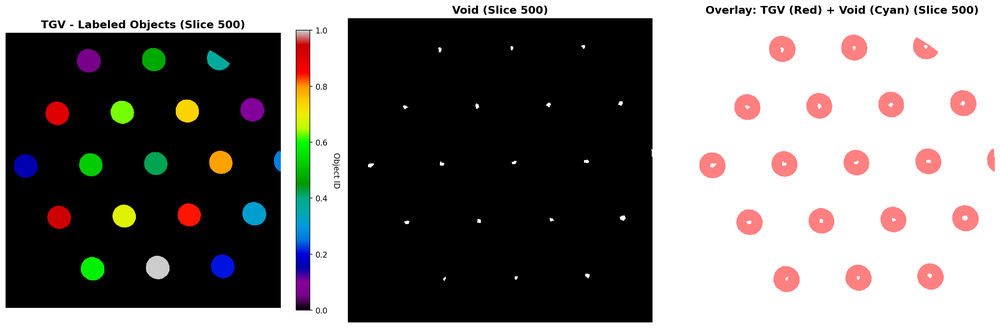
#> input picture unnecessary/debug_artifacts/visualization_slice_500.png, 1000 x 328 px, shrunk from 2685 x 881 before the run
$ python -i autoprompt_sam.py   (imports and definitions only)
#> lines starting #> are read from the running program, lines starting #| are printed output that depends on the picture; after the words box and inside, x2 and y2 are one past the last pixel; in counts of white or black regions, pixels touching at a corner belong together
"""
AutoPrompt-SAM: Intensity-Guided Automatic Prompt Generation for SAM
=====================================================================

A novel domain-adapted segmentation pipeline for semiconductor X-ray CT.

Key Innovation:
    Instead of text-based detectors (Grounding DINO) that fail on specialized
    industrial images, this pipeline uses classical computer vision to
    AUTO-GENERATE spatial prompts (bounding boxes + point prompts) for SAM.

Pipeline Architecture:
    Stage 1: Preprocessing (CLAHE + FOV mask)
    Stage 2: Coarse Detection via intensity analysis (Classical CV)
    Stage 3: SAM Refinement with auto-generated prompts
    Stage 4: Hierarchical sub-structure detection (Voids within TGVs)

Advantages over DINO+SAM:
    - No domain gap (uses intensity, not language)
    - Fully automatic (no manual text prompts)
    - Hierarchical (detects defects WITHIN structures)
    - 10x faster (classical CV is near-instant)
    - No 1GB+ model download for DINO

Author: AutoPrompt-SAM Pipeline
"""

import traceback

import numpy as np
from PyQt5.QtCore import QThread, pyqtSignal
from scipy import ndimage
from skimage import filters, measure, morphology

try:
    import cv2
    HAS_CV2 = True
except ImportError:
    HAS_CV2 = False


# ─────────────────────────────────────────────────────────────
# Stage 1: Preprocessing
# ─────────────────────────────────────────────────────────────

def detect_fov_mask(image_gray, border_fraction=0.0):
    """
    Detect the circular Field-of-View boundary in CT slices.
    Masks out the black background outside the sample.

    Returns
    -------
    fov_mask : np.ndarray (H, W) bool — True inside the FOV
    """
    h, w = image_gray.shape
    # Threshold: anything significantly above zero is inside FOV
    thresh = max(1, np.percentile(image_gray[image_gray > 0], 1)) if np.any(image_gray > 0) else 1
    binary = image_gray > thresh

    # Clean up with morphological closing
    struct = morphology.disk(max(3, min(h, w) // 100))
    binary = ndimage.binary_closing(binary, structure=struct, iterations=2)
    binary = ndimage.binary_fill_holes(binary)

    # Keep only the largest connected component (the FOV)
    labels, n = ndimage.label(binary)
    if n == 0:
        return np.ones((h, w), dtype=bool)
    sizes = ndimage.sum(binary, labels, range(1, n + 1))
    biggest = int(np.argmax(sizes)) + 1
    fov_mask = labels == biggest

    # Optional: erode border slightly to avoid edge artifacts
    if border_fraction > 0:
        border_px = max(1, int(min(h, w) * border_fraction))
        fov_mask = ndimage.binary_erosion(fov_mask, iterations=border_px)

    return fov_mask


def preprocess_slice(image_gray, clip_limit=3.0, blur_sigma=1.0):
    """
    Enhance contrast with CLAHE and apply gentle Gaussian blur.

    Returns
    -------
    enhanced : np.ndarray (H, W) uint8
    """
    # Normalize to uint8 if needed
    if image_gray.dtype != np.uint8:
        mn, mx = image_gray.min(), image_gray.max()
        if mx > mn:
            img8 = ((image_gray - mn) / (mx - mn) * 255).astype(np.uint8)
        else:
            img8 = np.zeros_like(image_gray, dtype=np.uint8)
    else:
        img8 = image_gray.copy()

    # CLAHE for local contrast enhancement
    if HAS_CV2:
        clahe = cv2.createCLAHE(clipLimit=clip_limit, tileGridSize=(8, 8))
        img8 = clahe.apply(img8)

    # Gentle Gaussian blur to suppress noise
    if blur_sigma > 0:
        img8 = ndimage.gaussian_filter(img8.astype(np.float32), sigma=blur_sigma)
        img8 = np.clip(img8, 0, 255).astype(np.uint8)

    return img8


# ─────────────────────────────────────────────────────────────
# Stage 2: Coarse Detection (Classical CV)
# ─────────────────────────────────────────────────────────────

def detect_bright_structures(image_gray, fov_mask=None,
                             percentile=80, min_area=200,
                             max_area_fraction=0.25,
                             min_circularity=0.15,
                             morph_radius=1):
    """
    Detect bright structures (TGVs) using intensity thresholding.

    Parameters
    ----------
    image_gray : uint8 grayscale
    fov_mask : bool mask (True = inside FOV)
    percentile : float — top N% brightest pixels are candidates
    min_area : int — minimum region area in pixels
    max_area_fraction : float — max fraction of FOV area
    min_circularity : float — 0=any shape, 1=perfect circle
    morph_radius : int — morphological cleanup kernel radius

    Returns
    -------
    candidates : list of dict with keys:
        'label', 'centroid', 'bbox', 'area', 'circularity', 'mask'
    binary_mask : np.ndarray (H, W) bool — combined bright mask
    labels_map : np.ndarray (H, W) int — labeled regions
    """
    if fov_mask is None:
        fov_mask = np.ones(image_gray.shape, dtype=bool)

    # Compute threshold within FOV only
    fov_pixels = image_gray[fov_mask]
    if len(fov_pixels) == 0:
        return [], np.zeros(image_gray.shape, dtype=bool), np.zeros(image_gray.shape, dtype=np.int32)

    # Try multi-Otsu first for better class separation
    try:
        thresholds = filters.threshold_multiotsu(fov_pixels, classes=3)
        bright_thresh = thresholds[-1]  # Highest threshold = brightest class
    except Exception:
        bright_thresh = np.percentile(fov_pixels, percentile)

    # Also compute percentile-based threshold as backup
    pct_thresh = np.percentile(fov_pixels, percentile)
    # Use the lower of the two (more permissive) to catch more candidates
    thresh = min(bright_thresh, pct_thresh)

    print(f"[AutoPrompt] Bright threshold: {thresh:.1f} "
          f"(multi-otsu={bright_thresh:.1f}, pct{percentile}={pct_thresh:.1f})")

    # Binary thresholding
    binary = (image_gray > thresh) & fov_mask

    # Morphological cleanup: open (remove noise) then close (fill gaps)
    selem = morphology.disk(morph_radius)
    binary = morphology.binary_opening(binary, selem)
    binary = morphology.binary_closing(binary, selem)
    binary = ndimage.binary_fill_holes(binary)

    # Connected component analysis
    labels_map = measure.label(binary, connectivity=2)
    props = measure.regionprops(labels_map, intensity_image=image_gray)

    fov_area = np.sum(fov_mask)
    candidates = []

    for prop in props:
        # Area filter
        if prop.area < min_area:
            continue
        if prop.area > max_area_fraction * fov_area:
            continue

        # Circularity filter: 4*pi*area / perimeter^2
        if prop.perimeter > 0:
            circularity = 4 * np.pi * prop.area / (prop.perimeter ** 2)
        else:
            circularity = 0

        if circularity < min_circularity:
            continue

        # Extract bbox (y_min, x_min, y_max, x_max) from regionprops
        y_min, x_min, y_max, x_max = prop.bbox
        cy, cx = prop.centroid

        candidates.append({
            'label': prop.label,
            'centroid': (int(round(cx)), int(round(cy))),  # (x, y)
            'bbox': (int(x_min), int(y_min), int(x_max), int(y_max)),  # xyxy
            'area': prop.area,
            'circularity': circularity,
            'mean_intensity': prop.mean_intensity,
            'mask': labels_map == prop.label,
        })

    print(f"[AutoPrompt] Found {len(candidates)} bright structure candidates")
    for i, c in enumerate(candidates):
        print(f"  [{i}] center=({c['centroid'][0]},{c['centroid'][1]}) "
              f"area={c['area']} circ={c['circularity']:.2f} "
              f"intensity={c['mean_intensity']:.1f}")

    return candidates, binary, labels_map


def detect_dark_substructures(image_gray, parent_candidates,
                               dark_factor=0.6,
                               min_area=5, max_area_fraction=0.3,
                               morph_radius=0):
    """
    Detect dark defects (Voids) WITHIN each parent structure (TGV).

    For each TGV, analyses the local intensity distribution and finds
    regions significantly darker than the TGV mean.

    Parameters
    ----------
    image_gray : uint8 grayscale
    parent_candidates : list of dict from detect_bright_structures()
    dark_factor : float — pixels below mean*dark_factor are "dark"
    min_area : int — minimum void area in pixels
    max_area_fraction : float — max fraction of parent area

    Returns
    -------
    void_candidates : list of dict with keys:
        'centroid', 'bbox', 'area', 'parent_idx', 'mask'
    """
    void_candidates = []

    for idx, parent in enumerate(parent_candidates):
        parent_mask = parent['mask']
        parent_area = parent['area']

        # Get intensity within this TGV only
        local_intensities = image_gray[parent_mask]
        if len(local_intensities) == 0:
            continue

        local_mean = np.mean(local_intensities)
        local_std = np.std(local_intensities)

        # Dark threshold: significantly below local mean
        # Use both factor-based and statistical approaches
        dark_thresh_factor = local_mean * dark_factor
        dark_thresh_stats = local_mean - 1.5 * local_std
        dark_thresh = max(dark_thresh_factor, dark_thresh_stats)

        # Erode parent mask to avoid classifying the dim outer edge of the bump as a void
        core_mask = morphology.binary_erosion(parent_mask, morphology.disk(2))

        # Find dark pixels within the core of this parent
        dark_binary = (image_gray < dark_thresh) & core_mask

        if not np.any(dark_binary):
            continue

        # Morphological cleanup
        if morph_radius > 0:
            selem = morphology.disk(morph_radius)
            dark_binary = morphology.binary_opening(dark_binary, selem)

        # Label dark regions
        dark_labels = measure.label(dark_binary, connectivity=2)
        dark_props = measure.regionprops(dark_labels, intensity_image=image_gray)

        for prop in dark_props:
            if prop.area < min_area:
                continue
            if prop.area > max_area_fraction * parent_area:
                continue

            y_min, x_min, y_max, x_max = prop.bbox
            cy, cx = prop.centroid

            void_candidates.append({
                'centroid': (int(round(cx)), int(round(cy))),
                'bbox': (int(x_min), int(y_min), int(x_max), int(y_max)),
                'area': prop.area,
                'parent_idx': idx,
                'mean_intensity': prop.mean_intensity,
                'mask': dark_labels == prop.label,
            })

    print(f"[AutoPrompt] Found {len(void_candidates)} void candidates "
          f"across {len(parent_candidates)} TGVs")
    for i, v in enumerate(void_candidates):
        print(f"  [{i}] center=({v['centroid'][0]},{v['centroid'][1]}) "
              f"area={v['area']} parent={v['parent_idx']} "
              f"intensity={v['mean_intensity']:.1f}")

    return void_candidates


# ─────────────────────────────────────────────────────────────
# Stage 3: SAM Refinement
# ─────────────────────────────────────────────────────────────

# [50 lines left out: function refine_with_sam, not called in this run]


# ─────────────────────────────────────────────────────────────
# Full Pipeline
# ─────────────────────────────────────────────────────────────

def run_autoprompt_pipeline(image_gray, sam_predictor=None,
                            tgv_class_id=1, void_class_id=2,
                            bright_percentile=80,
                            min_tgv_area=200, min_tgv_circularity=0.15,
                            dark_factor=0.6,
                            min_void_area=5,
                            use_sam=True, use_clahe=True,
                            detect_voids=True):
    """
    Full AutoPrompt-SAM pipeline.

    Parameters
    ----------
    image_gray : np.ndarray (H, W) — grayscale input
    sam_predictor : SamPredictor or None
    tgv_class_id : int — class ID for TGV regions
    void_class_id : int — class ID for Void regions
    bright_percentile : float — percentile for bright structure detection
    min_tgv_area : int — minimum TGV area in pixels
    dark_factor : float — darkness threshold relative to local mean
    min_void_area : int — minimum void area
    use_sam : bool — refine with SAM (requires sam_predictor)
    use_clahe : bool — apply CLAHE preprocessing
    detect_voids : bool — also detect voids within TGVs

    Returns
    -------
    combined_mask : np.ndarray (H, W) uint8 — class labels
    info : dict — detection statistics
    """
    h, w = image_gray.shape
    combined_mask = np.zeros((h, w), dtype=np.uint8)

    # ── Stage 1: Preprocessing ──
    print("[AutoPrompt] Stage 1: Preprocessing...")
    if use_clahe:
        enhanced = preprocess_slice(image_gray)
    else:
        enhanced = image_gray.copy()
        if enhanced.dtype != np.uint8:
            mn, mx = enhanced.min(), enhanced.max()
            enhanced = ((enhanced - mn) / (mx - mn + 1e-5) * 255).astype(np.uint8)

    fov_mask = detect_fov_mask(enhanced)
    print(f"[AutoPrompt] FOV mask: {np.sum(fov_mask)}/{h*w} pixels "
          f"({100*np.sum(fov_mask)/(h*w):.1f}%)")

    # ── Stage 2: Detect bright structures (TGVs) ──
    print("[AutoPrompt] Stage 2: Detecting bright structures (TGVs)...")
    tgv_candidates, bright_binary, labels_map = detect_bright_structures(
        enhanced, fov_mask,
        percentile=bright_percentile,
        min_area=min_tgv_area,
        min_circularity=min_tgv_circularity,
    )

    if not tgv_candidates:
        print("[AutoPrompt] No TGV candidates found. Returning empty mask.")
        return combined_mask, {'n_tgv': 0, 'n_void': 0}

    # ── Stage 3: SAM refinement for TGVs ──
    if use_sam and sam_predictor is not None:
        print("[AutoPrompt] Stage 3: Refining TGVs with SAM...")
        # Prepare RGB image for SAM
        img_rgb = np.stack([enhanced] * 3, axis=-1)
        sam_predictor.set_image(img_rgb)

        tgv_masks, tgv_ious = refine_with_sam(
            img_rgb, tgv_candidates, sam_predictor,
            use_point_prompt=True, expand_box_px=15
        )

        # Apply SAM-refined masks
        for i, mask in enumerate(tgv_masks):
            combined_mask[mask & fov_mask] = tgv_class_id
            # Update candidate mask for void detection
            tgv_candidates[i]['mask'] = mask & fov_mask

        print(f"[AutoPrompt] SAM TGV IoU scores: "
              f"{[round(s, 3) for s in tgv_ious]}")
    else:
        print("[AutoPrompt] Stage 3: Using classical masks (no SAM)")
        for cand in tgv_candidates:
            combined_mask[cand['mask']] = tgv_class_id
        tgv_ious = []

    # ── Stage 4: Hierarchical void detection ──
    n_voids = 0
    void_ious = []
    if detect_voids:
        print("[AutoPrompt] Stage 4: Detecting voids within TGVs...")
        void_candidates = detect_dark_substructures(
            enhanced, tgv_candidates,
            dark_factor=dark_factor,
            min_area=min_void_area,
        )

        if void_candidates and use_sam and sam_predictor is not None:
            print("[AutoPrompt] Refining voids with SAM...")
            void_masks, void_ious = refine_with_sam(
                img_rgb, void_candidates, sam_predictor,
                use_point_prompt=True, expand_box_px=5
            )
            for mask in void_masks:
                combined_mask[mask & fov_mask] = void_class_id
            print(f"[AutoPrompt] SAM Void IoU scores: "
                  f"{[round(s, 3) for s in void_ious]}")
        elif void_candidates:
            for cand in void_candidates:
                combined_mask[cand['mask']] = void_class_id

        n_voids = len(void_candidates)

    info = {
        'n_tgv': len(tgv_candidates),
        'n_void': n_voids,
        'tgv_ious': tgv_ious,
        'void_ious': void_ious,
        'tgv_areas': [c['area'] for c in tgv_candidates],
        'pipeline': 'AutoPrompt-SAM',
    }

    print(f"[AutoPrompt] Done! TGVs={info['n_tgv']}, Voids={info['n_void']}")
    return combined_mask, info


# ─────────────────────────────────────────────────────────────
# QThread Worker
# ─────────────────────────────────────────────────────────────

# [69 lines that did not run here, left out]

>>> import cv2
>>> picture = cv2.imread('../../unnecessary/debug_artifacts/visualization_slice_500.png', cv2.IMREAD_GRAYSCALE)
>>> result = run_autoprompt_pipeline(picture)
#> in preprocess_slice, `img8 = ndimage.gaussian_filter(img8.astype(np.float32), sigma=blur_sig..`:
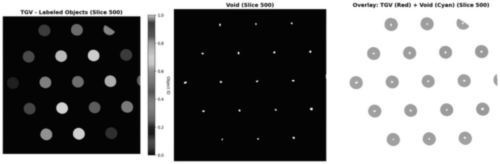
#> img8: shape (328, 1000) float32 (shown at 1/2 size); min 4, max 255, mean 122.6
#> in detect_fov_mask, `thresh = max(1, np.percentile(image_gray[image_gray > 0], 1)) if np.an..`: thresh = 4
#> in detect_fov_mask, `binary = image_gray > thresh`:
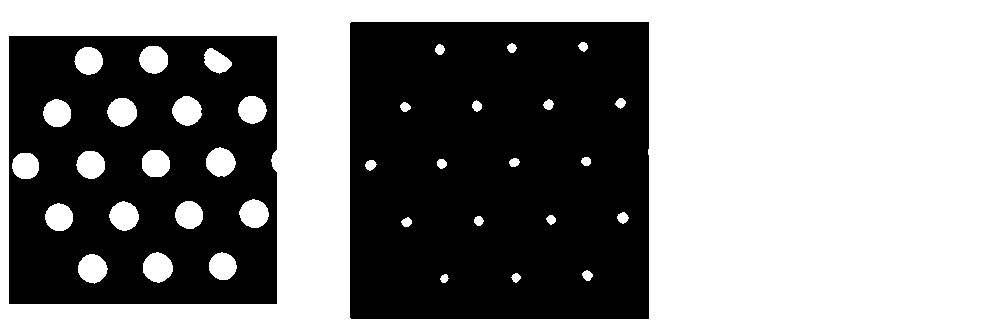
#> binary: shape (328, 1000) bool; 54.9% white; 2 black regions, box (x1, y1, x2, y2) and area: (350, 22, 649, 319) 87396, (9, 36, 277, 304) 60412
#> in detect_fov_mask, `binary = ndimage.binary_fill_holes(binary)`:
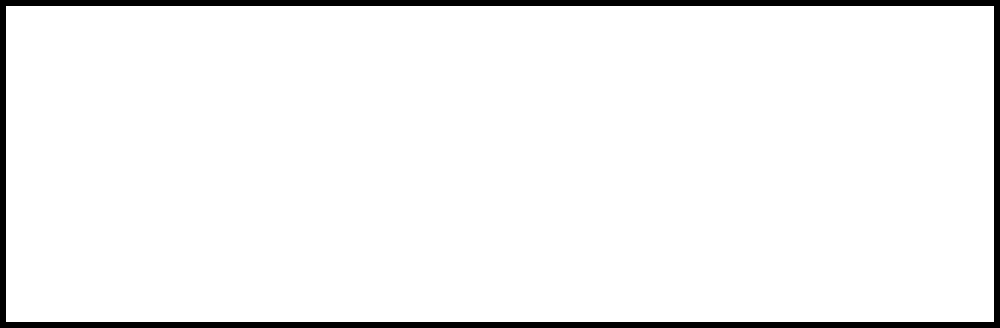
#> binary: shape (328, 1000) bool; 95.2% white; 1 black region, box (x1, y1, x2, y2) and area: (0, 0, 1000, 328) 15792
#> in detect_fov_mask, `labels, n = ndimage.label(binary)`: n = 1
#> in detect_fov_mask, `sizes = ndimage.sum(binary, labels, range(1, n + 1))`: sizes = [312208]
#> in detect_fov_mask, `biggest = int(np.argmax(sizes)) + 1`: biggest = 1
#| [AutoPrompt] FOV mask: 312208/328000 pixels (95.2%)
#> in detect_bright_structures, `thresholds = filters.threshold_multiotsu(fov_pixels, classes=3)`: thresholds = [77, 200]
#> in detect_bright_structures, `bright_thresh = thresholds[-1]`: bright_thresh = 200
#> in detect_bright_structures, `pct_thresh = np.percentile(fov_pixels, percentile)`: pct_thresh = 255
#> in detect_bright_structures, `thresh = min(bright_thresh, pct_thresh)`: thresh = 200
#| [AutoPrompt] Bright threshold: 200.0 (multi-otsu=200.0, pct80=255.0)
#> in detect_bright_structures, `labels_map = measure.label(binary, connectivity=2)`:
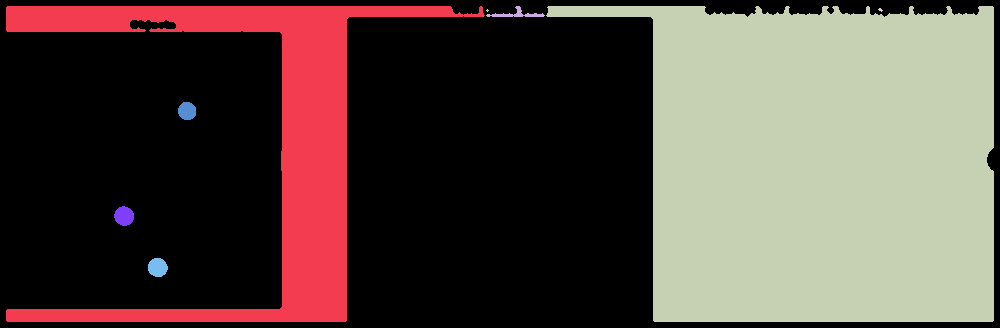
#> labels_map: shape (328, 1000) int32; 9 distinct labels, from 0 to 8; one colour per label, 0 black
#> in detect_bright_structures, `props = measure.regionprops(labels_map, intensity_image=image_gray)`: props = 8 regions; box (x1, y1, x2, y2) and area: (546, 6, 994, 322) 106901, (6, 6, 485, 322) 32268, (114, 206, 134, 226) 305, (148, 258, 168, 277) 299, (178, 102, 196, 120) 264, (486, 6, 545, 17) 211, (878, 8, 883, 12) 11, (486, 9, 489, 12) 5
#> in detect_bright_structures, `fov_area = np.sum(fov_mask)`: fov_area = 312208
#> the loop in detect_bright_structures, `for prop in props:` made 8 passes
#> (circularity, y_min, x_min, y_max, x_max, cy, cx) on passes 6 to 8: (1.03, 102, 178, 120, 196, 110.6, 186.7), (0.98, 206, 114, 226, 134, 215.7, 123.7), (0.987, 258, 148, 277, 168, 267, 157.3)
#> after the loop in detect_bright_structures, `for prop in props:`: candidates = 3 items
#| [AutoPrompt] Found 3 bright structure candidates
#> the loop in detect_bright_structures, `for i, c in enumerate(candidates):` made 3 passes
#|   [0] center=(187,111) area=264.0 circ=1.03 intensity=203.8
#|   [1] center=(124,216) area=305.0 circ=0.98 intensity=209.7
#|   [2] center=(157,267) area=299.0 circ=0.99 intensity=206.6
#> the loop in run_autoprompt_pipeline, `for cand in tgv_candidates:` made 3 passes
#> after the loop in run_autoprompt_pipeline, `for cand in tgv_candidates:`:
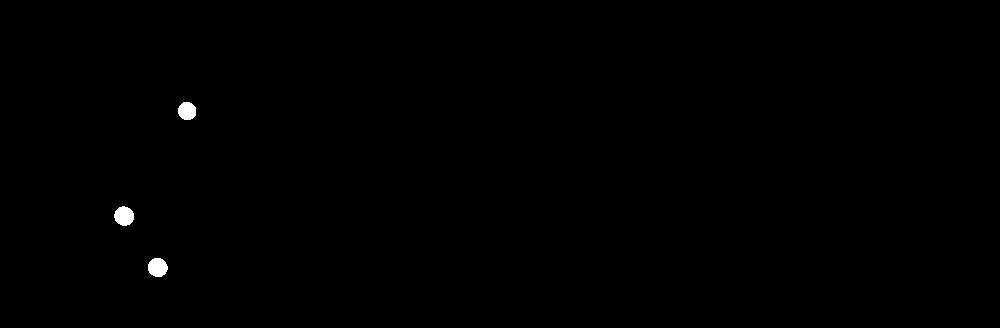
#> combined_mask: shape (328, 1000); values 0 (black) and 1 (white), 0.26% white; 3 white regions, box (x1, y1, x2, y2) and area: (114, 206, 134, 226) 305, (148, 258, 168, 277) 299, (178, 102, 196, 120) 264
#> the loop in detect_dark_substructures, `for idx, parent in enumerate(parent_candidates):` made 3 passes
#> (parent_area, local_mean, local_std, dark_thresh_factor, dark_thresh_stats, dark_thresh) on passes 1 to 3: (264, 203.8, 0.893, 122.3, 202.5, 202.5), (305, 209.7, 2.24, 125.8, 206.3, 206.3), (299, 206.6, 1.34, 123.9, 204.6, 204.6)
#> pass 1, in detect_dark_substructures, `parent_mask = parent['mask']`:
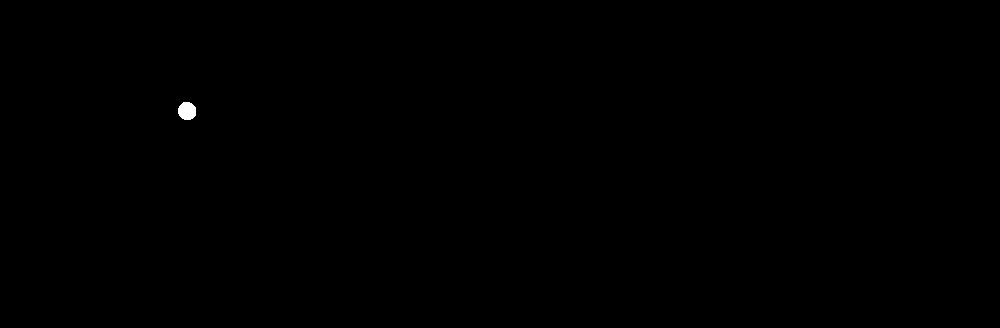
#> parent_mask: shape (328, 1000) bool; 0.08% white; 1 white region, box (x1, y1, x2, y2) and area: (178, 102, 196, 120) 264
#> after the loop in detect_dark_substructures, `for idx, parent in enumerate(parent_candidates):`:
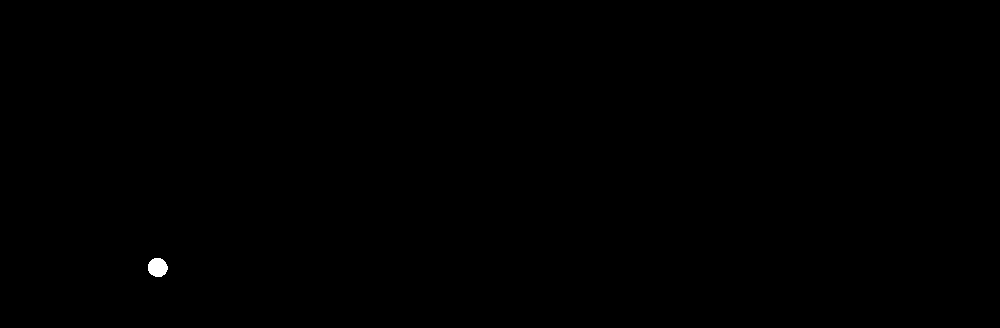
#> parent_mask: shape (328, 1000) bool; 0.09% white; 1 white region, box (x1, y1, x2, y2) and area: (148, 258, 168, 277) 299
#> after the loop in detect_dark_substructures, `for idx, parent in enumerate(parent_candidates):`: void_candidates = []
#| [AutoPrompt] Found 0 void candidates across 3 TGVs
#> in run_autoprompt_pipeline, `n_voids = len(void_candidates)`: n_voids = 0
#> in run_autoprompt_pipeline, `info = { 'n_tgv': len(tgv_candidates), 'n_void': n_voids, 'tgv_ious': ..`: info = {'n_tgv': 3, 'n_void': 0, 'tgv_ious': [], 'void_ious': [], 'tgv_areas': [264, 305, 299], 'pipeline': 'AutoPrompt-SAM'}
#| [AutoPrompt] Done! TGVs=3, Voids=0
